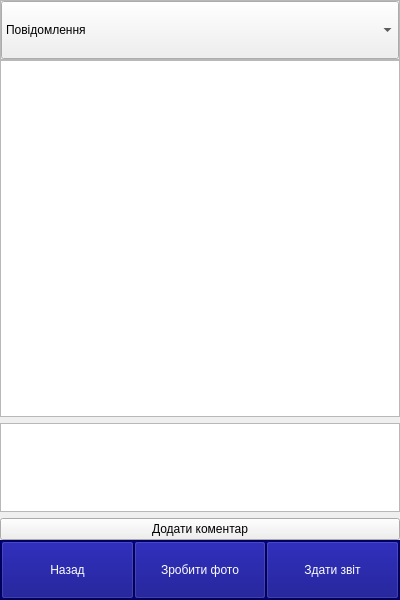
<?xml version="1.0" encoding="UTF-8"?>
<ui version="4.0">
 <class>Report</class>
 <widget class="QWidget" name="Report">
  <property name="geometry">
   <rect>
    <x>0</x>
    <y>0</y>
    <width>400</width>
    <height>600</height>
   </rect>
  </property>
  <property name="windowTitle">
   <string>Form</string>
  </property>
  <layout class="QVBoxLayout" name="verticalLayout">
   <property name="spacing">
    <number>0</number>
   </property>
   <property name="leftMargin">
    <number>0</number>
   </property>
   <property name="topMargin">
    <number>0</number>
   </property>
   <property name="rightMargin">
    <number>0</number>
   </property>
   <property name="bottomMargin">
    <number>0</number>
   </property>
   <item>
    <widget class="QFrame" name="top_frame">
     <property name="sizePolicy">
      <sizepolicy hsizetype="Preferred" vsizetype="Preferred">
       <horstretch>0</horstretch>
       <verstretch>10</verstretch>
      </sizepolicy>
     </property>
     <property name="styleSheet">
      <string notr="true">top_frame: {background-color: rgb(0, 0, 127);}</string>
     </property>
     <property name="frameShape">
      <enum>QFrame::StyledPanel</enum>
     </property>
     <property name="frameShadow">
      <enum>QFrame::Raised</enum>
     </property>
     <layout class="QHBoxLayout" name="horizontalLayout">
      <property name="leftMargin">
       <number>0</number>
      </property>
      <property name="topMargin">
       <number>0</number>
      </property>
      <property name="rightMargin">
       <number>0</number>
      </property>
      <property name="bottomMargin">
       <number>0</number>
      </property>
      <item>
       <widget class="QComboBox" name="catalogSelector">
        <property name="sizePolicy">
         <sizepolicy hsizetype="Preferred" vsizetype="Preferred">
          <horstretch>0</horstretch>
          <verstretch>0</verstretch>
         </sizepolicy>
        </property>
        <property name="styleSheet">
         <string notr="true">QListView#comboListView {
    background: rgb(80, 80, 80);
    color: rgb(220, 220, 220);
    min-height: 90px;
    margin: 0 0 0 0;
}
QComboBox QAbstractItemViewItem {
	min-height: 90px;
    background-color: rgb(255, 255, 255);
}
background-color: rgb(255, 255, 255);
alternate-background-color: rgb(255, 255, 255);</string>
        </property>
        <property name="iconSize">
         <size>
          <width>64</width>
          <height>64</height>
         </size>
        </property>
        <item>
         <property name="text">
          <string>Повідомлення</string>
         </property>
         <property name="icon">
          <iconset resource="../../resources.qrc">
           <normaloff>:/pics/original/comment_ico.png</normaloff>:/pics/original/comment_ico.png</iconset>
         </property>
        </item>
       </widget>
      </item>
     </layout>
    </widget>
   </item>
   <item>
    <widget class="QStackedWidget" name="stack">
     <property name="sizePolicy">
      <sizepolicy hsizetype="Preferred" vsizetype="Preferred">
       <horstretch>0</horstretch>
       <verstretch>80</verstretch>
      </sizepolicy>
     </property>
     <widget class="QWidget" name="MessagePage">
      <layout class="QVBoxLayout" name="verticalLayout_2">
       <property name="spacing">
        <number>6</number>
       </property>
       <property name="leftMargin">
        <number>0</number>
       </property>
       <property name="topMargin">
        <number>0</number>
       </property>
       <property name="rightMargin">
        <number>0</number>
       </property>
       <property name="bottomMargin">
        <number>0</number>
       </property>
       <item>
        <widget class="QListWidget" name="commentsList">
         <property name="sizePolicy">
          <sizepolicy hsizetype="Expanding" vsizetype="Expanding">
           <horstretch>0</horstretch>
           <verstretch>80</verstretch>
          </sizepolicy>
         </property>
        </widget>
       </item>
       <item>
        <widget class="QTextEdit" name="commentEdit">
         <property name="sizePolicy">
          <sizepolicy hsizetype="Expanding" vsizetype="Expanding">
           <horstretch>0</horstretch>
           <verstretch>20</verstretch>
          </sizepolicy>
         </property>
        </widget>
       </item>
       <item>
        <widget class="QPushButton" name="addCommentBtn">
         <property name="text">
          <string>Додати коментар</string>
         </property>
        </widget>
       </item>
      </layout>
     </widget>
    </widget>
   </item>
   <item>
    <widget class="QFrame" name="bottom_frame">
     <property name="sizePolicy">
      <sizepolicy hsizetype="Preferred" vsizetype="Preferred">
       <horstretch>0</horstretch>
       <verstretch>10</verstretch>
      </sizepolicy>
     </property>
     <property name="styleSheet">
      <string notr="true">background-color: rgb(0, 0, 127);</string>
     </property>
     <property name="frameShape">
      <enum>QFrame::StyledPanel</enum>
     </property>
     <property name="frameShadow">
      <enum>QFrame::Raised</enum>
     </property>
     <layout class="QHBoxLayout" name="horizontalLayout_2">
      <property name="spacing">
       <number>0</number>
      </property>
      <property name="leftMargin">
       <number>0</number>
      </property>
      <property name="topMargin">
       <number>0</number>
      </property>
      <property name="rightMargin">
       <number>0</number>
      </property>
      <property name="bottomMargin">
       <number>0</number>
      </property>
      <item>
       <widget class="QToolButton" name="toolButton_2">
        <property name="sizePolicy">
         <sizepolicy hsizetype="Preferred" vsizetype="Preferred">
          <horstretch>0</horstretch>
          <verstretch>0</verstretch>
         </sizepolicy>
        </property>
        <property name="styleSheet">
         <string notr="true">background-color: rgb(0, 0, 127);
color: rgb(255, 255, 255);</string>
        </property>
        <property name="text">
         <string>Назад</string>
        </property>
       </widget>
      </item>
      <item>
       <widget class="QToolButton" name="makePhotoBtn">
        <property name="sizePolicy">
         <sizepolicy hsizetype="Preferred" vsizetype="Preferred">
          <horstretch>0</horstretch>
          <verstretch>0</verstretch>
         </sizepolicy>
        </property>
        <property name="styleSheet">
         <string notr="true">background-color: rgb(0, 0, 127);
color: rgb(255, 255, 255);</string>
        </property>
        <property name="text">
         <string>Зробити фото</string>
        </property>
       </widget>
      </item>
      <item>
       <widget class="QToolButton" name="makeReportBtn">
        <property name="sizePolicy">
         <sizepolicy hsizetype="Preferred" vsizetype="Preferred">
          <horstretch>0</horstretch>
          <verstretch>0</verstretch>
         </sizepolicy>
        </property>
        <property name="styleSheet">
         <string notr="true">background-color: rgb(0, 0, 127);
color: rgb(255, 255, 255);</string>
        </property>
        <property name="text">
         <string>Здати звіт</string>
        </property>
       </widget>
      </item>
     </layout>
    </widget>
   </item>
  </layout>
 </widget>
 <resources>
  <include location="../../resources.qrc"/>
 </resources>
 <connections/>
</ui>
